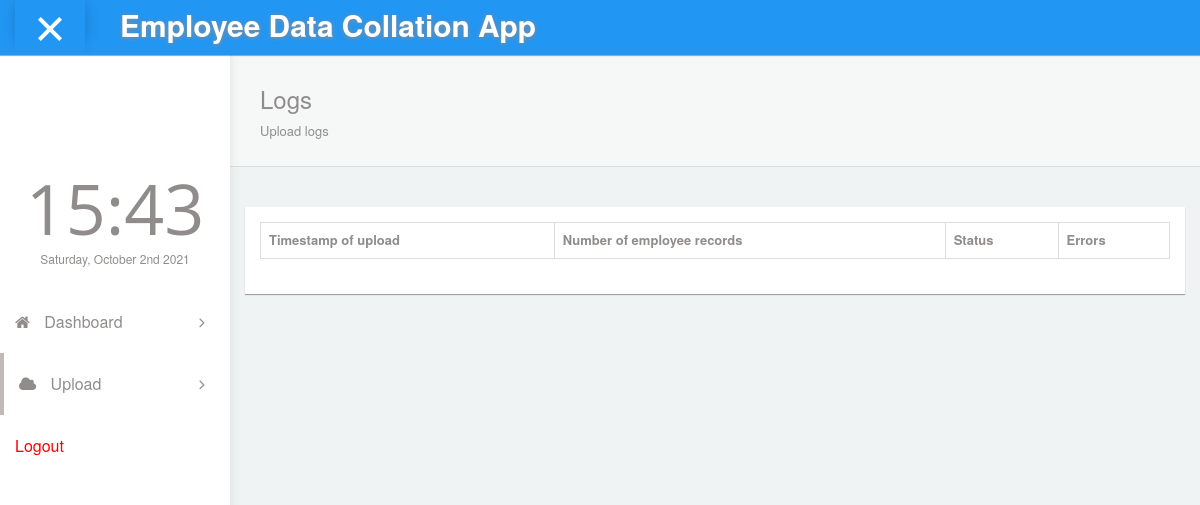
The app's page /upload-logs (signed in), older data.
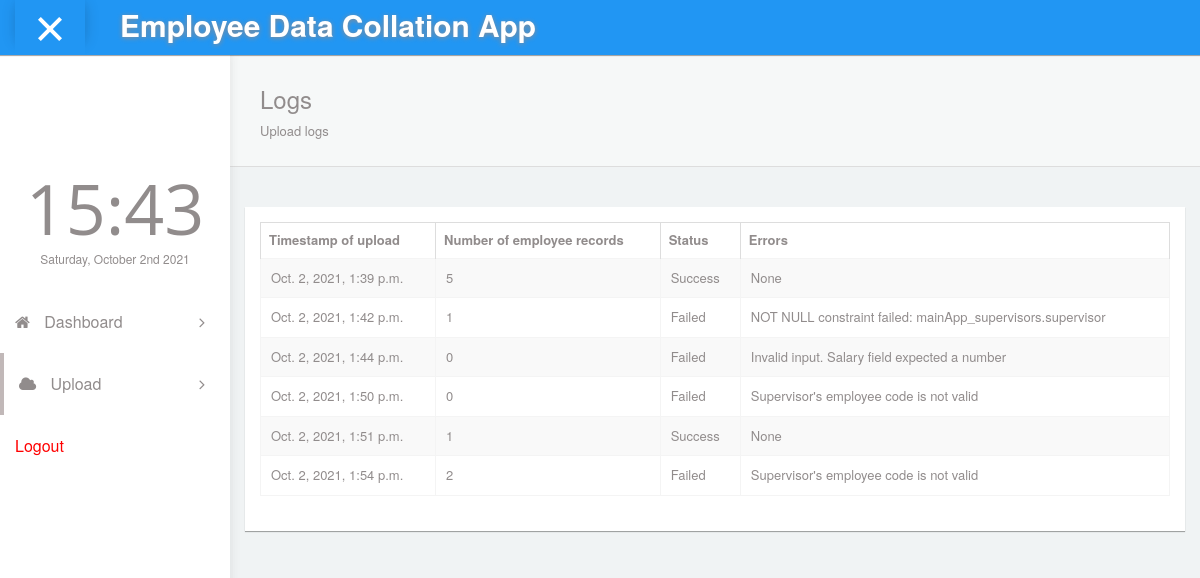
The same page, newer data.
### mainApp/models.py (models this page shows, shortened)
class UploadLogs(models.Model):
	timestamp_of_upload 				= models.DateTimeField(auto_now_add=True)
	number_of_employee_records_uploaded = models.IntegerField()
	status 								= models.CharField(max_length=100)
	errors 								= models.CharField(max_length=100, blank=True, null=True)
	class Meta:
		verbose_name_plural = "Upload logs"

### mainApp/views.py (the view)
# urls.py: path("upload-logs", views.UploadLogsView, name="logs-employees"),
@login_required
def UploadLogsView(request):
	logs 		= UploadLogs.objects.all()
	context 	= {
		"logs":logs
	}
	return render(request, 'logs.html', context)

### mainApp/templates/logs.html
{% extends 'base.html' %}
{% load static %}
{% block uploadActive %}  active {% endblock %}
{% block content %}
            <div id="content">
               <div class="panel box-shadow-none content-header">
                  <div class="panel-body">
                    <div class="col-md-12">
                        <h3 class="animated fadeInLeft">Logs</h3>
                        <p class="animated fadeInDown">
                          Upload logs
                        </p>
                    </div>
                  </div>
              </div>
              <div class="col-md-12 top-20 padding-0">
                <div class="col-md-12">
                  <div class="panel">
                    <div class="panel-body">
                      <div class="responsive-table">
                      <table id="datatables-example" class="table table-striped table-bordered" width="100%" cellspacing="0">
                      <thead>
                        <tr>
                          <th>Timestamp of upload</th>
                          <th>Number of employee records</th>
                          <th>Status</th>
                          <th>Errors</th>
                        </tr>
                      </thead>
                      <tbody>
                        {% for log in logs %}
                        <tr>
                          <td>{{log.timestamp_of_upload}}</td>
                          <td>{{log.number_of_employee_records_uploaded}}</td>
                          <td>{{log.status}}</td>
                          <td>{{log.errors}}</td>
                        </tr>
                        {% endfor %}
                      </tbody>
                        </table>
                      </div>
                  </div>
                </div>
              </div>
              </div>
            </div>
{% endblock %}

### mainApp/templates/base.html (shortened to what this page needs)
{% load static %}
<!DOCTYPE html>
<html lang="en">
<head>
  <link rel="stylesheet" type="text/css" href="{% static 'asset/css/bootstrap.min.css' %}">
  <link rel="stylesheet" type="text/css" href="{% static 'asset/css/plugins/font-awesome.min.css' %}"/>
  <link rel="stylesheet" type="text/css" href="{% static 'asset/css/plugins/datatables.bootstrap.min.css' %}"/>
  <link rel="stylesheet" type="text/css" href="{% static 'asset/css/plugins/animate.min.css' %}"/>
  <link href="{% static 'asset/css/style.css' %}" rel="stylesheet">
<body id="mimin" class="dashboard">
        <nav class="navbar navbar-default header navbar-fixed-top">
          <div class="col-md-12 nav-wrapper">
            <div class="navbar-header" style="width:100%;">
              <div class="opener-left-menu is-open">
                <span class="bottom"></span>
              </div>
                <a href="/" class="navbar-brand">
                 <b>Employee Data Collation App</b>
                </a>
            </div>
          </div>
        </nav>
      <div class="container-fluid mimin-wrapper">
            <div id="left-menu">
              <div class="sub-left-menu scroll">
                <ul class="nav nav-list">
                    <li><div class="left-bg"></div></li>
                    <li class="time">
                      <h1 class="animated fadeInLeft">21:00</h1>
                      <p class="animated fadeInRight">Sat,October 1st 2029</p>
                    </li>
                    <li class="{% block dashboardActive %}  {% endblock %} ripple">
                      <a class="tree-toggle nav-header"><span class="fa-home fa"></span> Dashboard
                        <span class="fa-angle-right fa right-arrow text-right"></span>
                      </a>
                    </li>
                    <li class="{% block uploadActive %}  {% endblock %} ripple">
                      <a class="tree-toggle nav-header">
                        <span class="fa-cloud fa"></span> Upload
                        <span class="fa-angle-right fa right-arrow text-right"></span>
                      </a>
                    </li>
                    <li>
                      <a href="{% url 'mainApp:logout' %}" style="color:red">
                        Logout
                      </a>
                    </li>
                  </ul>
                </div>
            </div>
          {% block content %} {% endblock %}
      </div>
</body>
</html>

Row changes from the older to the newer data that the page shows:
added UploadLogs: timestamp_of_upload "Oct. 2, 2021, 1:39 p.m.", number_of_employee_records_uploaded "5", status "Success", errors "None"
added UploadLogs: timestamp_of_upload "Oct. 2, 2021, 1:42 p.m.", number_of_employee_records_uploaded "1", status "Failed", errors "NOT NULL constraint failed: mainApp_supervisors.supervisor"
added UploadLogs: timestamp_of_upload "Oct. 2, 2021, 1:44 p.m.", number_of_employee_records_uploaded "0", status "Failed", errors "Invalid input. Salary field expected a number"
added UploadLogs: timestamp_of_upload "Oct. 2, 2021, 1:50 p.m.", number_of_employee_records_uploaded "0", status "Failed", errors "Supervisor's employee code is not valid"
added UploadLogs: timestamp_of_upload "Oct. 2, 2021, 1:51 p.m.", number_of_employee_records_uploaded "1", status "Success", errors "None"
added UploadLogs: timestamp_of_upload "Oct. 2, 2021, 1:54 p.m.", number_of_employee_records_uploaded "2", status "Failed", errors "Supervisor's employee code is not valid"
